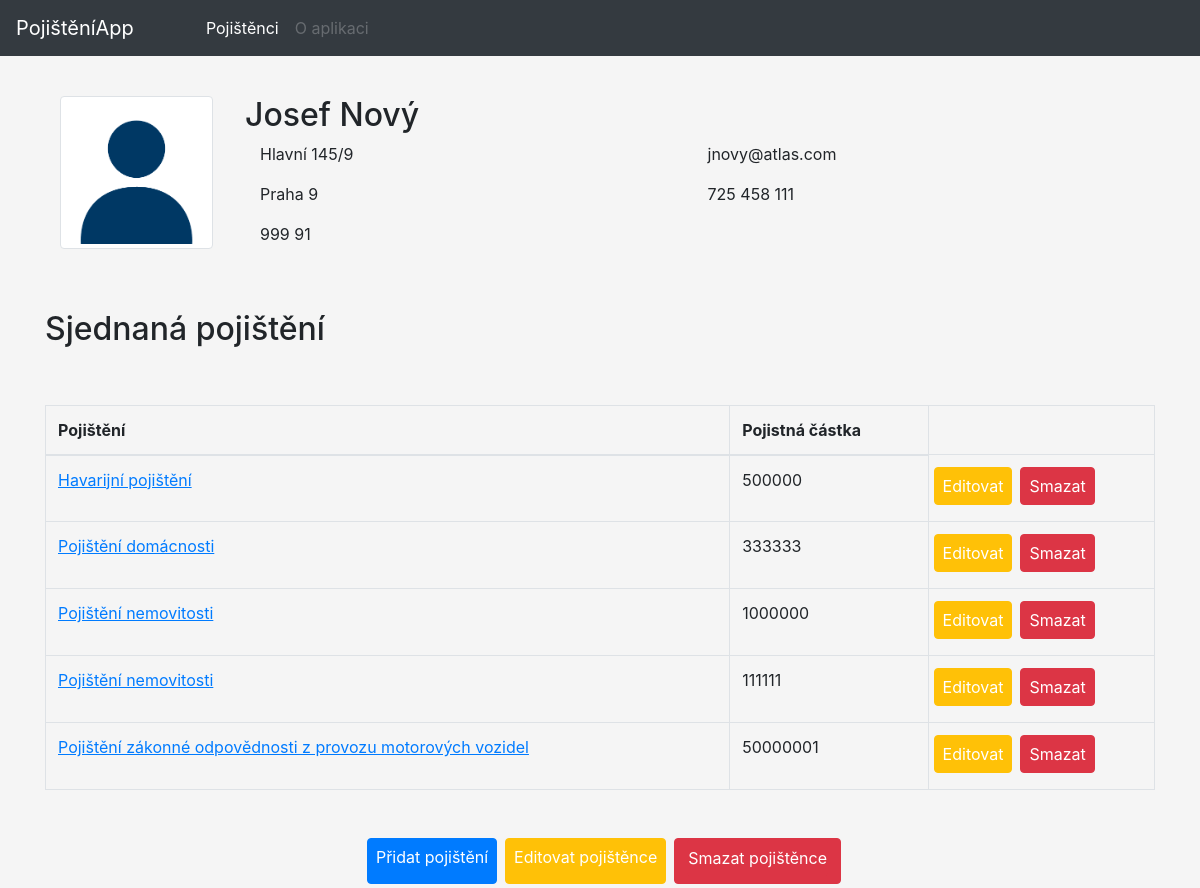
Page /detail-pojistence/10 on the committed database.
### tables this page shows
CREATE TABLE `pojistenci` (
  `pojistenci_id` int(11) NOT NULL,
  `jmeno` varchar(255) NOT NULL,
  `prijmeni` varchar(255) NOT NULL,
  `email` varchar(255) NOT NULL,
  `telefon` varchar(20) NOT NULL,
  `ulice_cp` varchar(255) NOT NULL,
  `mesto` varchar(255) NOT NULL,
  `psc` varchar(6) NOT NULL
);

CREATE TABLE `pojisteni` (
  `pojisteni_id` int(11) NOT NULL,
  `poj_produkt` varchar(255) NOT NULL,
  `poj_castka` int(11) NOT NULL,
  `predmet_poj` varchar(255) NOT NULL,
  `platnost_od` date NOT NULL,
  `platnost_do` date NOT NULL,
  `pojistenec_id` int(11) NOT NULL
);

### kontrolery/SmerovacKontroler.php (called while the page is built, shortened)
<?php
class SmerovacKontroler extends Kontroler
{
	protected Kontroler $kontroler;
	private function pomlckyDoVelbloudiNotace(string $text) : string
	{
		$veta = str_replace('-', ' ', $text);
		$veta = ucwords($veta);
		$veta = str_replace(' ', '', $veta);
		return $veta;
	}
	private function parsujURL(string $url) : array
	{
        $naparsovanaURL = parse_url($url);
		$naparsovanaURL["path"] = ltrim($naparsovanaURL["path"], "/");
		$naparsovanaURL["path"] = trim($naparsovanaURL["path"]);
		$rozdelenaCesta = explode("/", $naparsovanaURL["path"]);
		return $rozdelenaCesta;
	}
    public function zpracuj(array $parametry) : void
    {
		$naparsovanaURL = $this->parsujURL($parametry[0]);
		$tridaKontroleru = $this->pomlckyDoVelbloudiNotace(array_shift($naparsovanaURL)) . 'Kontroler';
		if (file_exists('kontrolery/' . $tridaKontroleru . '.php'))
			$this->kontroler = new $tridaKontroleru;
		else
			$this->presmeruj('chyba');
        $this->kontroler->zpracuj($naparsovanaURL);
		$this->pohled = 'rozlozeni';
    }
}

### index.php (called while the page is built, shortened)
<?php
$smerovac = new SmerovacKontroler();
$smerovac->zpracuj(array($_SERVER['REQUEST_URI']));
$smerovac->vypisPohled();

### kontrolery/DetailPojistenceKontroler.php (called while the page is built, shortened)
<?php
class DetailPojistenceKontroler extends Kontroler
{
	public function zpracuj(array $parametry): void
	{
		$spravcePojistencu = new SpravcePojistencu();
		$spravcePojisteni = new SpravcePojisteni();
		$pojistenec = $spravcePojistencu->vratJednohoPojistence(array($parametry[0]));
		$pojisteni = $spravcePojisteni->vratVsechnaPojisteni(array($parametry[0]));
		$this->pohled = 'detail-pojistence';
	}
}

### modely/Db.php (called while the page is built, shortened)
<?php
class Db {
    private static $spojeni;
    private static array $nastaveni = array(
		PDO::ATTR_ERRMODE => PDO::ERRMODE_EXCEPTION,
		PDO::MYSQL_ATTR_INIT_COMMAND => "SET NAMES utf8",
		PDO::ATTR_EMULATE_PREPARES => false,
	);
    public static function pripoj(string $host, string $uzivatel, string $heslo, string $databaze) : void
    {
		if (!isset(self::$spojeni)) {
			self::$spojeni = @new PDO(
				"mysql:host=$host;dbname=$databaze",
				$uzivatel,
				$heslo,
				self::$nastaveni
			);
		}
	}
    public static function dotazJeden(string $dotaz, array $parametry = array()) : array|bool
    {
		$navrat = self::$spojeni->prepare($dotaz);
		$navrat->execute($parametry);
		return $navrat->fetch();
	}
    public static function dotazVsechny(string $dotaz, array $parametry = array()) : array|bool
    {
		$navrat = self::$spojeni->prepare($dotaz);
		$navrat->execute($parametry);
		return $navrat->fetchAll();
	}
}

### modely/SpravcePojistencu.php (called while the page is built, shortened)
<?php
class SpravcePojistencu
{
	public function vratJednohoPojistence (array $id) : array|bool
	{
		return Db::dotazJeden('
			SELECT *
			FROM pojistenci
			WHERE pojistenci_id = ?',
			$id
			);
	}
}

### modely/SpravcePojisteni.php (called while the page is built, shortened)
<?php
class SpravcePojisteni
{
	public function vratVsechnaPojisteni(array $id) : array|bool
	{
		return Db::dotazVsechny('
			SELECT *
			FROM pojisteni
			WHERE pojistenec_id = ?
			ORDER BY poj_produkt',
			$id);
	}
}

### pohledy/detail-pojistence.phtml (the view, shortened to what this page needs)
<div class="container">
	<div class="d-sm-flex">
		<div class="col-md-2">
			<img src="../person-icon.png" class="img-fluid img-thumbnail" alt="Symbol osoby">
		</div>
		<div class="col-md-10">
			<h2><?= $pojistenec['jmeno'] . ' ' . $pojistenec['prijmeni'] ?></h2>
			<div class="d-sm-flex">
				<div class="col-md-6 col-sm-6">
					<p><?= $pojistenec['ulice_cp'] ?></p>
					<p><?= $pojistenec['mesto'] ?></p>
					<p><?= $pojistenec['psc'] ?></p>
				</div>
				<div class="col-md-6 col-sm-6">
					<p style="word-wrap: break-word;"><?= $pojistenec['email'] ?></p>
					<p><?= $pojistenec['telefon'] ?></p>
				</div>
			</div>
		</div>
	</div>
	<h2 class="py-lg-5">Sjednaná pojištění</h2>
	<table class="table table-bordered table-hover table-responsive-sm">
		<thead>
			<th>Pojištění</th>
			<th>Pojistná částka</th>
		</thead>
		<tbody>
			<?php foreach ($pojisteni as $produkt) : ?>
				<tr>
					<td><a href="menit-pojisteni/<?= $id_pojistence ?>/<?= $produkt['pojisteni_id'] ?>"><?= $produkt['poj_produkt'] ?></a></td>
					<td><?= $produkt['poj_castka'] ?></td>
					<td>
						<div class="row">
							<form action="" method="post">
								<input type="submit" class="btn btn-warning text-white ml-2 mb-1 px-2" value="Editovat">
							</form>
							<form action="" method="post">
								<input type="submit" class="btn btn-danger text-white ml-2 mb-1 px-2" value="Smazat">
							</form>
						</div>
					</td>
				</tr>
			<?php endforeach ?>
		</tbody>
	</table>
	<div class="row justify-content-center mt-lg-5">
		<a href="pridat-pojisteni/<?= $id_pojistence ?>" class="btn btn-primary text-white ml-2 mb-1 px-2">Přidat pojištění</a>
		<a href="stavajici-pojistenec/<?= $id_pojistence ?>" class="btn btn-warning text-white ml-2 mb-1 px-2">Editovat pojištěnce</a>
		<form action="" method="post" class="btn btn-danger text-white ml-2 mb-1 pt-0">
			<input type="submit" class="btn btn-danger text-white px-0" value="Smazat pojištěnce">
		</form>
	</div>
</div>

### kontrolery/Kontroler.php (shortened to what this page needs)
<?php
abstract class Kontroler
{
    protected string $pohled = "";
    public function vypisPohled() : void
    {
        if ($this->pohled)
        {
            require("pohledy/" . $this->pohled . ".phtml");
        }
    }
}

### pohledy/rozlozeni.phtml (shortened to what this page needs)
<!DOCTYPE html>
<html lang="cs-cz">
<head>
	<link rel="stylesheet" href="https://cdn.jsdelivr.net/npm/bootstrap@4.6.2/dist/css/bootstrap.min.css">
	<link rel="stylesheet" href="style.css" type="text/css" />
</head>
<body>
	<header>
		<nav class="navbar navbar-expand-sm bg-dark navbar-dark fixed-top">
			<a class="navbar-brand">PojištěníApp</a>
			<ul class="navbar-nav ml-5">
				<li class="nav-item">
					<a class="nav-link active" href="pojistenci">Pojištěnci</a>
				</li>
				<li class="nav-item">
					<a class="nav-link disabled">O aplikaci</a>
				</li>
			</ul>
		</nav>
	</header>
	<article>
		<?php $this->kontroler->vypisPohled();
		?>
	</article>
</body>
</html>

### style.css (style rules this page uses)
body { background-color: whitesmoke; }
.container { margin-top: 96px; }
td > a { text-decoration: underline; }
.img-fluid { max-width: 99%; height: auto; }

### rows in the picture
pojistenci: jmeno "Josef", prijmeni "Nový", ulice_cp "Hlavní 145/9", mesto "Praha 9", psc "999 91", email "jnovy@atlas.com", telefon "725 458 111"
pojisteni: poj_produkt "Havarijní pojištění", poj_castka "500000"
pojisteni: poj_produkt "Pojištění domácnosti", poj_castka "333333"
pojisteni: poj_produkt "Pojištění nemovitosti", poj_castka "1000000"
pojisteni: poj_produkt "Pojištění nemovitosti", poj_castka "111111"
pojisteni: poj_produkt "Pojištění zákonné odpovědnosti z provozu motorových vozidel", poj_castka "50000001"
